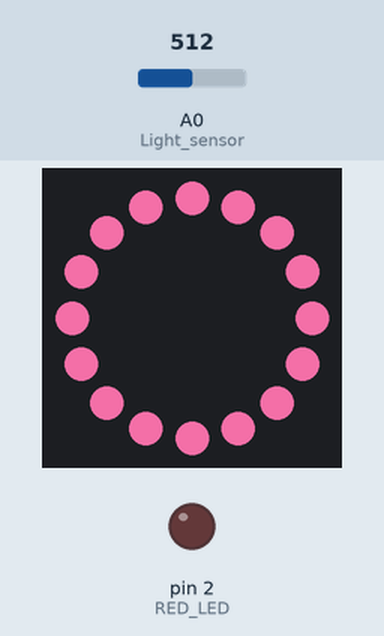
Recording of a sketch running on a simulated Arduino Uno, built with avr-gcc and run on an emulated ATmega328P. Parts: 16 RGB LEDs in a ring, first at the top, clockwise, output pins drawn as LEDs (lit = HIGH). The inputs (shaded band) are chosen by the test bench; at power-on: A0 (Light_sensor) = 512. The strip is taken to match the declared colour order.

Above: at 1.3 s.
1.4 s: A0 (Light_sensor) set to 57
At 2.4 s:
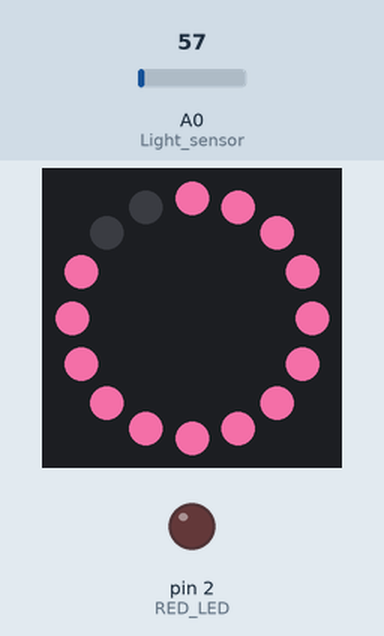
3.1 s: A0 (Light_sensor) set to 0
At 4.0 s:
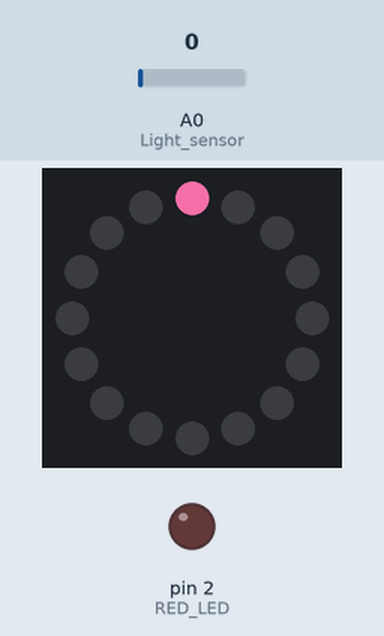
4.6 s: A0 (Light_sensor) set to 77
At 5.7 s:
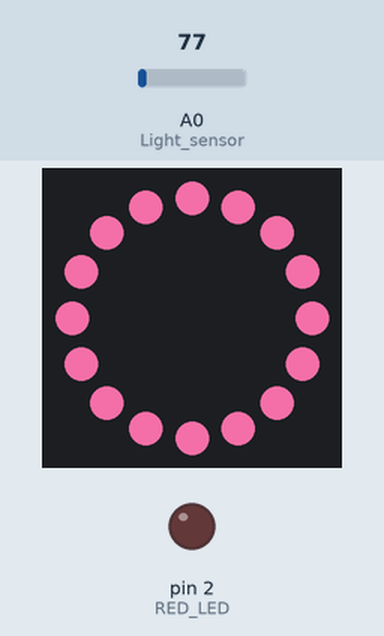
Timing chart, 0 to 7.6 s (numbered marks = the images above; inputs shaded):
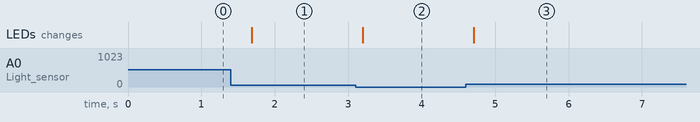

Measured:
- after the input at 1.4 s, the LEDs: change after 0.28 s (image 1)
- after the input at 3.1 s, the LEDs: change after 0.10 s (image 2)
- after the input at 4.6 s, the LEDs: change after 0.11 s (image 3)

The sketch:

main.ino
```cpp
// (C) Erik Lindstrand, Konstantinos Rokanas, Michal Spano, group: 5 (2024)
// Work package 5
// Exercise 3
// Submission code: 939466

// Includes section
#include <Adafruit_NeoPixel.h>

// Macros section
#define f_BAUD     9600 // Serial monitor BAUD rate
#define RED_LED      2  // Digital pin of the red LED
#define RING_PIN     4  // Digital pin of the pixel ring
#define LIGHT_MAX    67 // Maximum value of the light sensor
#define RING_LED_NUM 16 // Number of pixels (i.e., small LEDs) on the ring

// Initialize a NeoPixel Ring
Adafruit_NeoPixel ring(
  RING_LED_NUM,        // 16 LEDs variant (that is in use in this exercise)
  RING_PIN,            // at pin 4
  NEO_RGB + NEO_KHZ800 // RGB mode with a correct frequency
);

// The RGB color that is to be used for each LED in the pixel ring.
const uint8_t RGB[3] = {
  220, // <- Red
  100, // <- Green
  150  // <- Blue
};

const float sDELAY = 0.5; // Span of each iteration (in seconds)

// Global variable state for the pixel ring (i.e., how many LEDs are turned
// ON).
// Note: the function `setPixelColor()` uses a zero-based indexing. However,
// this variable stores values 1 through 16 (so, using 0 in its declaration is
// a "safe" option).
uint8_t ring_state = 0;

/**
 * Initialize all components, begin a serial monitor at 9600.
 */
void setup() {
  Serial.begin(f_BAUD);     // Serial monitor
  pinMode(A0, INPUT);       // Light sensor
  pinMode(RED_LED, OUTPUT); // Red LED
  ring.begin();             // Start NeoPixel Ring
}

/**
 * This function is run continually while the board is turned on. Perform the
 * purpose of the program.
 */
void loop() {
  // Read the raw reading of the light sensor
  int light_intensity = analogRead(A0);

  // Obtain the "actual" light intensity (as a percentage)
  light_intensity     = map(light_intensity,
                            0, LIGHT_MAX,
                            0, 100);

  // Map the light intensity to an ordinal to determine how many LEDs of the ring
  // are to be turned on.
  uint8_t r_idx = map(light_intensity,
                      0, 100,               // Based on the previous mapping
                      1, RING_LED_NUM + 1); // 1 through 16 + 1 (17 is a corner case)

  // Update the pixel ring iff a change in the LEDs is to be carried out.
  // This enhances the performance of the program to a great extent.
  if (r_idx != ring_state) {
    // If the red LED is to be turned on (i.e., all LEDs from the ring are on).
    bool is_signal_max = r_idx == RING_LED_NUM + 1;
    is_signal_max ? digitalWrite(RED_LED, HIGH) // Turn on the LED
                  : digitalWrite(RED_LED, LOW); // Dim the LED

    // More LEDs are to be added
    if (r_idx > ring_state) {
      // The current reading indicated that more LEDs are to be turned on.
      // Detect how many and iterate that many times.
      for (uint8_t i = 0; i < r_idx - ring_state; i++) {

        // Light up the LED with the RGB values at the current position
        ring.setPixelColor(ring_state + i,
                           RGB[0], RGB[1], RGB[2]);
        ring.show(); // Show the update in the ring immediately
      }
    // Less LEDs are to be shown
    } else {
      // The difference between the current state and the mapped value represents
      // how many LEDs are to be turned off. Proceed to turn off that many LEDs.
      for (uint8_t i = 1; i <= ring_state - r_idx; i++) {
        ring.setPixelColor(ring_state - i, 0, 0, 0); // Dim LED at the current position
        ring.show(); // Show the update in the ring immediately
      }
    }
  }

  // Update the state of the pixel ring with the current index (i.e., how many LEDs
  // are turned on).
  ring_state = r_idx;

  // Delay each iteration of the loop by some milliseconds
  delay(sDELAY * 1000);
}
```
